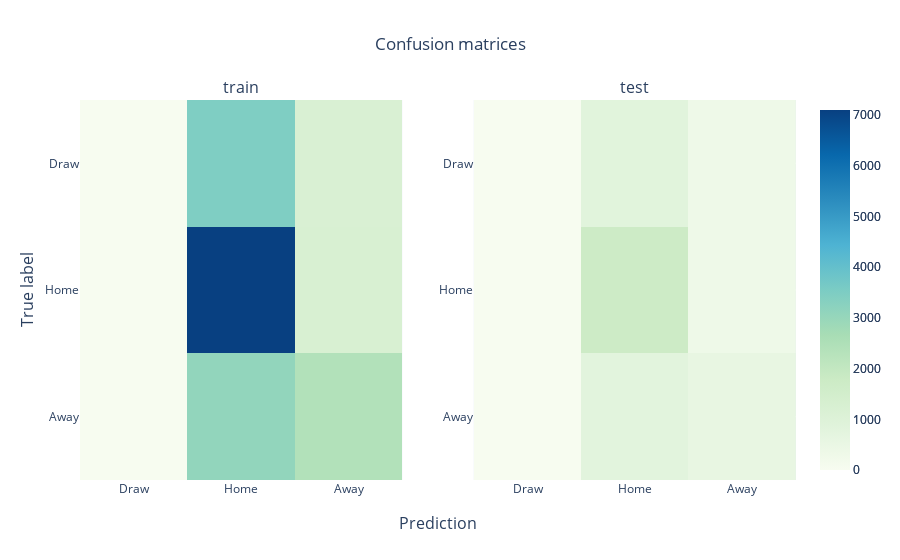

Source (notebook cell):
### Code cell
# Visualize confusion matrices
import plotly.graph_objects as go
from plotly.subplots import make_subplots
cm_train = confusion_matrix(y_train, y_train_pred, normalize=True)
cm_test = confusion_matrix(y_test, y_test_pred, normalize=True)

fig = make_subplots(rows = 1, cols = 2, subplot_titles = ("train", "test"), 
                    x_title = 'Prediction', y_title = 'True label')
fig.update_layout(
        title = go.layout.Title(text = "Confusion matrices", x = 0.5))
fig.update_yaxes(autorange='reversed')
fig.add_trace(
    go.Heatmap(
        name = 'train',
        x = ['Draw', 'Home', 'Away'], # put here the class labels
        y = ['Draw', 'Home', 'Away'], 
        z = cm_train,
        colorscale = 'gnbu',
        zmin = 0,
        zmax = max(cm_train.max(), cm_test.max())
    ),
    row = 1,
    col = 1
)  
fig.add_trace(
    go.Heatmap(
        name = 'test',
        x = ['Draw', 'Home', 'Away'], 
        y = ['Draw', 'Home', 'Away'], 
        z = cm_test,
        colorscale = 'gnbu',
        zmin = 0,
        zmax = max(cm_train.max(), cm_test.max())
    ),
    row = 1,
    col = 2
)

### Figure 1 — Plotly figure (JSON) as saved in the notebook; plotly's stock layout.template omitted (floating-point values rounded to 4 significant figures)
{"data": [{"colorscale": [[0, "rgb(247,252,240)"], [0.125, "rgb(224,243,219)"], [0.25, "rgb(204,235,197)"], [0.375, "rgb(168,221,181)"], [0.5, "rgb(123,204,196)"], [0.625, "rgb(78,179,211)"], [0.75, "rgb(43,140,190)"], [0.875, "rgb(8,104,172)"], [1, "rgb(8,64,129)"]], "name": "train", "type": "heatmap", "x": ["Draw", "Home", "Away"], "xaxis": "x", "y": ["Draw", "Home", "Away"], "yaxis": "y", "z": [[0, 3471, 1215], [0, 7101, 1256], [0, 3087, 2412]], "zmax": 7101, "zmin": 0}, {"colorscale": [[0, "rgb(247,252,240)"], [0.125, "rgb(224,243,219)"], [0.25, "rgb(204,235,197)"], [0.375, "rgb(168,221,181)"], [0.5, "rgb(123,204,196)"], [0.625, "rgb(78,179,211)"], [0.75, "rgb(43,140,190)"], [0.875, "rgb(8,104,172)"], [1, "rgb(8,64,129)"]], "name": "test", "type": "heatmap", "x": ["Draw", "Home", "Away"], "xaxis": "x2", "y": ["Draw", "Home", "Away"], "yaxis": "y2", "z": [[0, 830, 342], [0, 1751, 338], [0, 797, 578]], "zmax": 7101, "zmin": 0}], "layout": {"annotations": [{"font": {"size": 16}, "showarrow": false, "text": "train", "x": 0.225, "xanchor": "center", "xref": "paper", "y": 1, "yanchor": "bottom", "yref": "paper"}, {"font": {"size": 16}, "showarrow": false, "text": "test", "x": 0.775, "xanchor": "center", "xref": "paper", "y": 1, "yanchor": "bottom", "yref": "paper"}, {"font": {"size": 16}, "showarrow": false, "text": "Prediction", "x": 0.5, "xanchor": "center", "xref": "paper", "y": 0, "yanchor": "top", "yref": "paper", "yshift": -30}, {"font": {"size": 16}, "showarrow": false, "text": "True label", "textangle": -90, "x": 0, "xanchor": "right", "xref": "paper", "xshift": -40, "y": 0.5, "yanchor": "middle", "yref": "paper"}], "title": {"text": "Confusion matrices", "x": 0.5}, "xaxis": {"anchor": "y", "domain": [0, 0.45]}, "xaxis2": {"anchor": "y2", "domain": [0.55, 1]}, "yaxis": {"anchor": "x", "autorange": "reversed", "domain": [0, 1]}, "yaxis2": {"anchor": "x2", "autorange": "reversed", "domain": [0, 1]}}}
